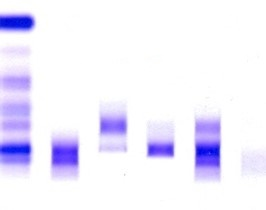
#> input picture old_ver/trainpics/l1.jpg, 266 x 210 px
$ python main.py   (older library calls are emulated)
#> lines starting #> are read from the running program, lines starting #| are printed output that depends on the picture; long printed decimals are rounded
# -*- coding: UTF-8 -*-
import numpy as np
import cv2
from matplotlib import pyplot as plt
from sklearn.mixture import BayesianGaussianMixture
from sklearn.mixture import GaussianMixture
import os,sys
import pickle

# [97 lines left out: functions decision_distance, showpic, save_in_train_all, generate_balance, train_svm, expert_label, not called in this run]

def mean(a,b):
    return (a+b)/2

def mean_generator():
    return 180+40*np.random.randn(3)

# [19 lines left out: functions weight_generator, cov_generatorn, cov_generatorgk, not called in this run]

def sample_generator():
    return int(11000+50*np.random.randn())

def toGM(x,components,means,covs,weights):
    ys=np.zeros((components,len(x)))
    for i in range(components):
        ys[i]=weights[i]/np.sqrt(2*np.pi*covs[i])*np.exp(-(x-means[i])**2/(2*covs[i]))
    return ys

# [28 lines left out: functions toimage, showgeneratedimg, not called in this run]

def tosample(dense):
    n=len(dense)
    sample=[]
    for i in range(n):
        for j in range (int(dense[i])):
            sample.append(i)
    return sample

def todensity(img):
    wi=img.shape[1]
    img=cv2.resize(img,(wi,300))
    img = cv2.fastNlMeansDenoising(img,None,20,7,21)
    #plt.imshow(img,cmap="gray")
    #plt.show()
    img2 = img[:,int(wi*0.25):int(wi*0.75)]
    dense=255-np.mean(img2,axis=1)
    dense[150]=dense[150]+1###BGM will not be able to calculate 0 sample situation
    dense[151]=dense[151]+1
    dense[152]=dense[152]+1
    #plt.plot(dense)
    #plt.show()
    return dense
"""
def finddense(path):
    img = cv2.imread(path,0)
    hi=img.shape[0]
    wi=img.shape[1]
    horizontalmean=np.mean(img,axis=1)
    verticalmean=np.mean(img,axis=0)
    hmeso=np.argsort(verticalmean)
    vmeso=np.argsort(horizontalmean)
    vbounds=[]
    for i in vmeso:
        if i>hi/10 and i<hi-hi/10:
            if len(vbounds)==0:
                vbounds.append(i)
            elif abs(vbounds[0]-i)>hi/10:
                vbounds.append(i)
            if len(vbounds)==2:
                break
    vbounds.sort()
    hbounds=[]
    for i in hmeso:
        if i>wi/30 and i<wi-wi/30:
            if len(hbounds)==0:
                hbounds.append(i)
            elif min(abs(hbounds-i))>wi/50:
                hbounds.append(i)
            if len(hbounds)==12:
                break
    hbounds.sort()
    denses=[]
    for i in range(6):
        denses.append(todensity(img[vbounds[0]:vbounds[1],hbounds[i*2]:hbounds[i*2+1]]))
    return denses,wi
"""
def finddensefromcut(path,cut_n):
#> called with path = 'trainpics/l1.jpg', cut_n = 6
    img = cv2.imread(path,0)
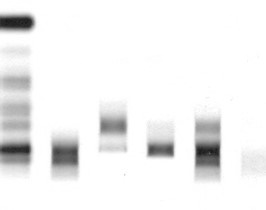
#> img: shape (210, 266); min 25, max 255, mean 240.3
    #hi=img.shape[0]
    wi=img.shape[1]
    hbounds=[]
    wiband=int(wi/cut_n)
    flag=0
    mi=int(wi/20)
    for i in range(cut_n):
        hbounds.append(flag+mi)
        flag+=wiband
        hbounds.append(flag-mi)
    denses=[]
    for i in range(cut_n):
        denses.append(todensity(img[:,hbounds[i*2]:hbounds[i*2+1]]))
#> after the loop, denses = 6 items
        #cv2.imshow("density",img[:,hbounds[i*2]:hbounds[i*2+1]])
        #cv2.waitKey(0)
    return denses,wi

def BGMreport(path,visualize=1,cut_n=6):
    t2=15
    t3=0.07
    n_components=3
    denses,_=finddensefromcut(path,cut_n)
#> denses = 6 items
    maxd=[]
    for dense in denses[(cut_n-5):]:
        maxd.append(max(dense))
#> this loop made 5 passes
#> after the loop, maxd = [167.6, 121.2, 161.4, 150.7, 11]
    lofd=len(denses[0])
#> lofd = 300
    samples=list()
    for i in range((cut_n-5),cut_n):#sampling for BGM
        samples.append(np.array(tosample(denses[i])).reshape(-1,1))
#> after the loop, samples = 5 items
    allmeans=[]
    allcovs=[]
    allweights=[]
    BGM45=np.zeros((45))
#> BGM45 = 45 values from 0 to 0
    for i in range(5):
        BGM=BayesianGaussianMixture(n_components=n_components,covariance_type='spherical',weight_concentration_prior=0.000000000001,max_iter=500)
        BGM.fit(samples[i])
        means=np.reshape(BGM.means_,(-1,))
        permu=np.argsort(means)
        means=means[permu]
        BGM45[i*9+3:i*9+6]=means
        allmeans.append(means)
        covs=BGM.covariances_
        covs=covs[permu]
        BGM45[i*9+6:i*9+9]=covs
        allcovs.append(covs)
        weights=BGM.weights_
        weights=weights[permu]
        BGM45[i*9:i*9+3]=weights*len(samples[i])
        allweights.append(weights)
#> this loop made 5 passes
#> (means, permu, covs, weights) on passes 1 to 5: ([217.8, 220, 241.6], [1, 0, 2], [252.3, 145.6, 94.23], [0.261, 0.625, 0.114]), ([161.3, 180.3, 208.7], [2, 1, 0], [116.3, 82.82, 41.77], [0.144, 0.712, 0.145]), ([100.7, 193, 213.2], [0, 2, 1], [1373.7, 149.7, 39.54], [0.00511, 0.214, 0.781]), ([184.5, 213.1, 230.1], [2, 1, 0], [143.5, 71.22, 178.1], [0.271, 0.288, 0.44]), ([179.4, 231.5, 232.2], [1, 2, 0], [1440, 198.7, 142.5], [0.0109, 2.28e-15, 0.989])
#> after the loop, BGM45 = 45 values, max 4051.2 at index 1, min 7.91e-13 at index 37, mean 653.4; allcovs = [[252.3, 145.6, 94.23], [116.3, 82.82, 41.77], [1373.7, 149.7, 39.54], [143.5, 71.22, 178.1], [1440, 198.7, 142.5]]; allmeans = [[217.8, 220, 241.6], [161.3, 180.3, 208.7], [100.7, 193, 213.2], [184.5, 213.1, 230.1], [179.4, 231.5, 232.2]]; allweights = [[0.261, 0.625, 0.114], [0.144, 0.712, 0.145], [0.00511, 0.214, 0.781], [0.271, 0.288, 0.44], [0.0109, 2.28e-15, 0.989]]
    if visualize==1:
        l=0
        for i in range(cut_n-5,cut_n):#visualization
            l+=1
            plt.subplot(2,n_components,l),plt.plot(denses[i])
            X=np.linspace(0,lofd,num=200,endpoint=False)
            Ys=toGM(X,n_components,allmeans[l-1],allcovs[l-1],allweights[l-1])
            for j in range(n_components):
                #plt.subplot(1,5,l),plt.plot([allmeans[l-1][j],allmeans[l-1][j]],[0,255])
                plt.subplot(2,n_components,l),plt.plot(X,len(samples[l-1])*Ys[j])
                #plt.subplot(2,n_components,l),plt.plot(X,Ys[j])
                plt.ylim(0,255)
#> after the loop, l = 5
        plt.show()
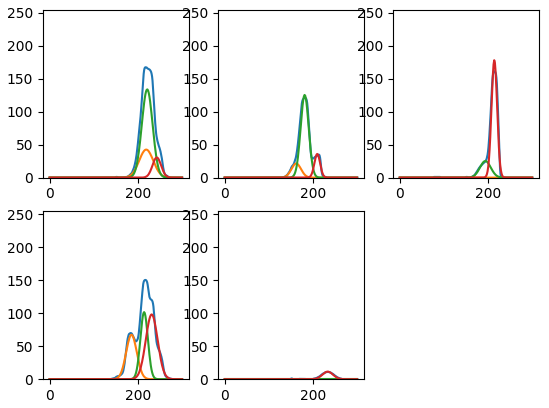
#> figure drawn by matplotlib, 5 panels; panel 1: curve peaks at x = 216, y = 167.6; panel 1: curve peaks at x = 217.5, y = 42.5; panel 1: curve peaks at x = 220.5, y = 133.8; panel 2: curve peaks at x = 181, y = 121.2
    ans=np.zeros((12,))
#> ans = [0, 0, 0, 0, 0, 0, 0, 0, 0, 0, 0, 0]
    pre=np.zeros((5,n_components))
#> pre = [[0, 0, 0], [0, 0, 0], [0, 0, 0], [0, 0, 0], [0, 0, 0]]
    for i in range(5):###preprocessing the data to avoid peak overlapping(far overlap and near overlap) influence: identify far/near overlap cases and suppress far overlap peaks, amplify near overlap peaks
        ###如果很理想的情况应该能把两个far overlap的peak合并成一个在中间mean的，但是现在可以先直接把两个抑制掉，毕竟就不太可能是单克隆峰了。far overlap也就是两个峰实际上在图里面是同一个，BGM将其拆分从而更好的拟合高斯模型，我们这里将其抑制因为能够拆分为两个峰的基本上cov都比较大，不尖。
        for j in range(n_components):
            for l in range(n_components):
                if j<l:
                    if allweights[i][j]/allweights[i][l]>3 or allweights[i][j]/allweights[i][l]<0.3333:#ignore when weight difference is too large
                        continue
                    if allcovs[i][j]/allweights[i][j]/allcovs[i][l]*allweights[i][l]/abs(allmeans[i][j]-allmeans[i][l])*mean(np.sqrt(allcovs[i][j]),np.sqrt(allcovs[i][l]))>2 or allcovs[i][l]/allweights[i][l]/allcovs[i][j]*allweights[i][j]/abs(allmeans[i][j]-allmeans[i][l])*mean(np.sqrt(allcovs[i][j]),np.sqrt(allcovs[i][l]))>2:#if the cov difference is large than it will be ignored from far overlap because there should be two peaks in the original density plot
                    #near overlap situation is when a sharp peak is on a mild one. it happens when monoclonal peak has a background polyclonal peak. here we amplify the sharp peaks' weight when their cov difference is large enough or their distance is close enough so that it will be detected as abnormal in the classification step
                        if abs(allmeans[i][j]-allmeans[i][l])<3.5*np.sqrt(max(allcovs[i][j],allcovs[i][l])):
                            neww=allweights[i][j]+allweights[i][l]
                            if allcovs[i][l]/allweights[i][l]/allcovs[i][j]*allweights[i][j]>1 and allweights[i][j]>0.15:
                                if allcovs[i][j]<400:
                                    allweights[i][j]=neww
                            else:
                                if allcovs[i][l]<400:
                                    allweights[i][l]=neww
                        continue
                    if allcovs[i][j]/allweights[i][j]/len(samples[i])<t3/2.5 or allcovs[i][l]/allweights[i][l]/len(samples[i])<t3/2.5:#if one of the considered peak has very small variance, then it should not be far overlap situation where the original peak is mild
                        continue
                    if allcovs[i][j]<70 or allcovs[i][l]<70:
                        continue
                    elif abs(allmeans[i][j]-allmeans[i][l])<3.5*np.sqrt(max(allcovs[i][j],allcovs[i][l])):#far overlap situation where there is only a mild peak in the original density plot, and GMM model break it down to two sharper peaks to fit the guassian curves more accurately. here we just suppress the peaks and thus we cannot determine the column is abnormal because of the two considered components
                        pre[i][j]=pre[i][l]=1
#> after the loop, allweights = [[0.261, 0.886, 0.114], [0.144, 0.712, 0.145], [0.00511, 0.214, 0.781], [0.271, 0.288, 0.44], [0.0109, 2.28e-15, 0.989]]; pre = [[1, 0, 1], [0, 0, 0], [0, 0, 0], [1, 1, 1], [0, 0, 0]]
    for i in [0,1,2]:
        for j in [3,4]:
            if maxd[i]<50 or maxd[j]<50:
                continue
            else:
                for k in range(len(allmeans[i])):
                    for l in range(len(allmeans[j])):
                        if pre[i][k]==1 or pre[j][l]==1:
                            continue
                        if abs(allmeans[i][k]-allmeans[j][l])>lofd/t2:
                            continue
                        else:
                            if allweights[i][k]<0.1 or allweights[j][l]<0.1:
                                continue
                            else:
                                if allcovs[i][k]/allweights[i][k]/len(samples[i])>t3 or allcovs[j][l]/allweights[j][l]/len(samples[j])>t3:###the t figure, represents the sharpness of the peak. just variance is not enough, we need to consider n_samples and weights too.
                                    continue
                                else:
                                    ans[i*2+j-2]=1
                                    ans[7+i]=1
                                    ans[7+j]=1
                                    ans[0]=1
    for i in range(5):
        for j in range(n_components):
            if pre[i][j]==1:
                continue
            if maxd[i]<80:
                continue
            elif allweights[i][j]<0.05:
                continue
            if allcovs[i][j]/allweights[i][j]/len(samples[i])>t3:###t-figure
                continue
            else:
                ans[7+i]=1
                ans[0]=1
#> after the loop, ans = [1, 0, 0, 0, 0, 0, 0, 1, 1, 1, 0, 0]
    return ans,BGM45
"""
def onepeakreport(path):
    t1=130
    t2=15
    i=0
    denses,_=finddensefromcut(path)
    tail=int(len(denses[0])/50)
    ders=[]
    ders1=[]
    for dense in denses:
        i+=1
        if max(dense)>50:
#做一个归一化，如果太小就根本不考虑
            dense=dense/max(dense)*255
        ders.append(cv2.Sobel(cv2.Sobel(dense,cv2.CV_64F,0,1,ksize=3),cv2.CV_64F,0,1,ksize=3))
#用二阶导来确定五个column有没有异常，一阶导来确定峰的位置，二阶导因为有双重性所以不能用来断定峰的位置
        ders1.append(cv2.Sobel(dense,cv2.CV_64F,0,1,ksize=3))
        #plt.subplot(2,3,i),plt.plot(ders1[i-1])
        plt.subplot(2,3,i),plt.plot(dense)
        plt.ylim(-255,255)
        plt.xlim(tail,len(dense)-tail)
    plt.show()
    peakpo=[]
    dermax=[]
    for der in ders[1:]:
        dernt=der[tail:len(dense)-tail]
        dermax.append((np.max(dernt)-np.min(dernt))/2)
    for der1 in ders1[1:]:
        dernt=der1[tail:len(dense)-tail]
        peakpo.append((np.argmax(dernt)+np.argmin(dernt))/2)
    abn2=[1 if x>t1 else 0 for x in dermax]
    abn1=[]
    pod=len(ders[0])/t2
    for i in [0,1,2]:
        for j in [3,4]:
            if abs(peakpo[i]-peakpo[j])<pod and dermax[i]>t1 and dermax[j]>t1:
                abn1.append(1)
            else:
                abn1.append(0)
    if max(abn2)==1:
        abn3=1
    else:
        abn3=0
    abn=[abn3]+abn1+abn2
    return abn
"""
# [56 lines left out: functions read_label, classify_folder, folder_to_data, not called in this run]

"""def folder_to_vae_data(path,pre,cut_n=6):
    i=0
    train=np.zeros((len(os.listdir(path)*5),300))
    label=np.zeros((len(os.listdir(path)*5)))
    for img in os.listdir(path):
        path1=os.path.join(path,img)
        ans=finddensefromcut(path1,cut_n)[0]
        ans1=BGMreport(path1,0,cut_n)
        for j in range(5):
            train[i*5+j]=ans[j+1]
            label[i*5+j]=ans1[0][7+j]
        i+=1
        if i%20==0:
            print(i)
    np.savetxt(pre+"train.csv",train,delimiter="\t",fmt="%.4f")
    np.savetxt(pre+"label.csv",label,delimiter="\t",fmt="%d")
    return 0"""

# [19 lines left out: function generate_pics, not called in this run]

gt=[[1,1,0,0,0,0,0,1,0,0,1,0],
[1,0,0,1,0,0,0,0,1,0,1,0],
[1,0,0,0,0,1,0,0,0,1,1,0],
[1,0,1,0,0,0,0,1,0,0,0,1],
[1,0,0,0,1,0,0,0,1,0,0,1],
[1,0,0,0,0,0,1,0,0,1,0,1],
[1,0,0,0,0,0,0,0,0,0,0,1],
[1,0,0,0,0,0,0,0,0,0,1,0],
[1,1,0,0,0,0,0,1,0,0,1,0],
[1,0,1,0,0,0,0,1,0,0,0,1],
[1,1,1,0,0,0,0,1,0,0,1,1],
[1,1,0,1,0,1,0,1,1,1,1,0],
[1,0,1,0,0,0,0,1,0,0,0,1],
[1,0,0,0,1,0,0,0,1,0,0,1],
[1,1,1,1,0,0,0,1,1,0,1,1],
[1,0,0,0,1,0,1,0,1,1,0,1],
[1,0,0,0,0,0,0,0,1,0,1,1]]

"""
generate_pics("generate_gkpics","generate_nopics",100)
folder_to_data("generate_gkpics","gk",5,)
folder_to_data("generate_nopics","no",5)
print(read_label("nolabels.csv",[0,0,0,0,0]))
"""
if __name__ == "__main__":
    #folder_to_vae_data("pics/trainpics","vae",6)
    ans=BGMreport("trainpics/l1.jpg",1,cut_n=6)
    print(ans[0])
#| [1. 0. 0. 0. 0. 0. 0. 1. 1. 1. 0. 0.]
    print(ans[1])
#| [1.69236132e+03 4.05117378e+03 7.42464895e+02 2.17766288e+02
#|  2.20009177e+02 2.41590578e+02 2.52284045e+02 1.45621193e+02
#|  9.42341890e+01 5.78763564e+02 2.86246619e+03 5.81770244e+02
#|  1.61276431e+02 1.80328973e+02 2.08665606e+02 1.16289420e+02
#|  8.28218217e+01 4.17719061e+01 1.84021040e+01 7.70572161e+02
#|  2.81002573e+03 1.00722097e+02 1.93022657e+02 2.13206708e+02
#> (further printed lines are left out)
"""
classify_folder("pics/trainpics","train",gt=gt,testflag=1,cut_n=6,numsort=0)"""

$ run again, with old_ver/trainpics/a.jpg copied over old_ver/trainpics/l1.jpg
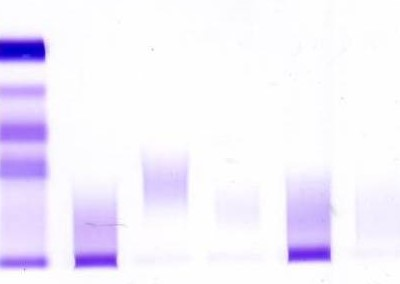
#> input picture old_ver/trainpics/a.jpg, 400 x 284 px
#> the loop in finddensefromcut, `for i in range(cut_n):` made 6 passes
#> pass 1, in todensity, `img=cv2.resize(img,(wi,300))`:
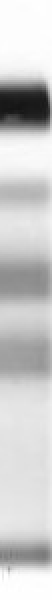
#> img: shape (300, 26) (shown 2 times larger); min 20, max 255, mean 202.6
#> pass 2, in todensity (call 2), `img=cv2.resize(img,(wi,300))`:
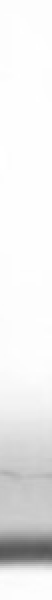
#> img: shape (300, 26) (shown 2 times larger); min 86, max 255, mean 236.2
#> after the loop in finddensefromcut, `for i in range(cut_n):`: denses = 6 items
#> the loop in BGMreport, `for dense in denses[(cut_n-5):]:` made 5 passes
#> after the loop in BGMreport, `for dense in denses[(cut_n-5):]:`: maxd = [161, 39.23, 11.31, 167.9, 12.23]
#> lofd = 300
#> after the loop in BGMreport, `for i in range((cut_n-5),cut_n):#sampling for BGM`: samples = 5 items
#> in BGMreport, `BGM45=np.zeros((45))`: BGM45 = 45 values from 0 to 0
#> the loop in BGMreport, `for i in range(5):` made 5 passes
#> (means, permu, covs, weights) on passes 1 to 5: ([119.4, 240, 273.9], [1, 2, 0], [5157, 458.7, 29.63], [0.0524, 0.568, 0.379]), ([73.11, 194.3, 268], [2, 1, 0], [2541.1, 321.3, 254.9], [0.0771, 0.844, 0.0785]), ([32.75, 139, 227.6], [0, 1, 2], [765.4, 1453.9, 892.7], [0.191, 0.149, 0.66]), ([76.22, 228.9, 267.7], [2, 1, 0], [2072.2, 541.5, 31.87], [0.0386, 0.561, 0.401]), ([93.62, 207.5, 234.4], [1, 2, 0], [3277.7, 4242.6, 684.5], [0.19, 1.03e-15, 0.81])
#> after the loop in BGMreport, `for i in range(5):`: BGM45 = 45 values, max 5157 at index 6, min 9.96e-13 at index 37, mean 904.5; allcovs = [[5157, 458.7, 29.63], [2541.1, 321.3, 254.9], [765.4, 1453.9, 892.7], [2072.2, 541.5, 31.87], [3277.7, 4242.6, 684.5]]; allmeans = [[119.4, 240, 273.9], [73.11, 194.3, 268], [32.75, 139, 227.6], [76.22, 228.9, 267.7], [93.62, 207.5, 234.4]]; allweights = [[0.0524, 0.568, 0.379], [0.0771, 0.844, 0.0785], [0.191, 0.149, 0.66], [0.0386, 0.561, 0.401], [0.19, 1.03e-15, 0.81]]
#> after the loop in BGMreport, `for i in range(cut_n-5,cut_n):#visualization`: l = 5
#> in BGMreport, `ans=np.zeros((12,))`: ans = [0, 0, 0, 0, 0, 0, 0, 0, 0, 0, 0, 0]
#> in BGMreport, `pre=np.zeros((5,n_components))`: pre = [[0, 0, 0], [0, 0, 0], [0, 0, 0], [0, 0, 0], [0, 0, 0]]
#> after the loop in BGMreport, `for i in range(5):###preprocessing the data to avoid peak overlapping(..`: allweights = [[0.0524, 0.568, 0.948], [0.0771, 0.844, 0.0785], [0.191, 0.149, 0.66], [0.0386, 0.561, 0.961], [0.19, 1.03e-15, 0.81]]; pre = [[0, 0, 0], [0, 0, 0], [1, 1, 0], [0, 0, 0], [0, 0, 0]]
#> after the loop in BGMreport, `for i in [0,1,2]:`: ans = [1, 1, 0, 0, 0, 0, 0, 1, 0, 0, 1, 0]
#| [1. 1. 0. 0. 0. 0. 0. 1. 0. 0. 1. 0.]
#| [2.90080333e+02 3.14778333e+03 2.09913633e+03 1.19442096e+02
#|  2.40015398e+02 2.73918827e+02 5.15704385e+03 4.58724428e+02
#|  2.96313205e+01 1.64280778e+02 1.79861746e+03 1.67101765e+02
#|  7.31058058e+01 1.94265180e+02 2.67976688e+02 2.54114306e+03
#|  3.21252014e+02 2.54901914e+02 1.56893617e+02 1.22651394e+02
#|  5.43454988e+02 3.27476521e+01 1.39006891e+02 2.27563746e+02
#> (further printed lines are left out)

$ run again, with old_ver/trainpics/b.jpg copied over old_ver/trainpics/l1.jpg
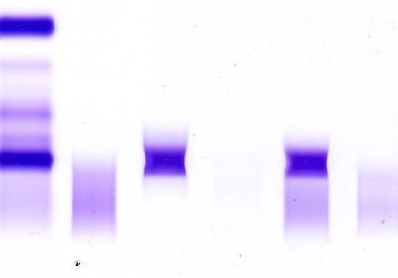
#> input picture old_ver/trainpics/b.jpg, 398 x 278 px
#> the loop in finddensefromcut, `for i in range(cut_n):` made 6 passes
#> pass 1, in todensity, `img=cv2.resize(img,(wi,300))`:
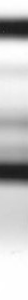
#> img: shape (300, 28); min 24, max 255, mean 199.1
#> pass 2, in todensity (call 2), `img=cv2.resize(img,(wi,300))`:
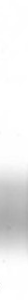
#> img: shape (300, 28); min 170, max 255, mean 238.4
#> after the loop in finddensefromcut, `for i in range(cut_n):`: denses = 6 items
#> the loop in BGMreport, `for dense in denses[(cut_n-5):]:` made 5 passes
#> after the loop in BGMreport, `for dense in denses[(cut_n-5):]:`: maxd = [78.14, 206.6, 6, 201.6, 35.07]
#> lofd = 300
#> after the loop in BGMreport, `for i in range((cut_n-5),cut_n):#sampling for BGM`: samples = 5 items
#> in BGMreport, `BGM45=np.zeros((45))`: BGM45 = 45 values from 0 to 0
#> the loop in BGMreport, `for i in range(5):` made 5 passes
#> (means, permu, covs, weights) on passes 1 to 5: ([170.5, 196, 227.2], [1, 0, 2], [7428, 263.5, 246.5], [0.0169, 0.463, 0.52]), ([156.4, 168.7, 174.4], [2, 1, 0], [5940.6, 228.5, 87.23], [0.0553, 0.433, 0.512]), ([74.34, 192.2, 264.6], [0, 1, 2], [2070.3, 664.4, 706.3], [0.266, 0.577, 0.157]), ([148.6, 175.3, 221.1], [2, 1, 0], [5763.1, 125.5, 370.7], [0.0573, 0.607, 0.336]), ([145.2, 193.5, 225.2], [1, 2, 0], [5338.2, 191.9, 261], [0.189, 0.267, 0.544])
#> after the loop in BGMreport, `for i in range(5):`: BGM45 = 45 values, max 7428 at index 6, min 74.34 at index 21, mean 1264.1; allcovs = [[7428, 263.5, 246.5], [5940.6, 228.5, 87.23], [2070.3, 664.4, 706.3], [5763.1, 125.5, 370.7], [5338.2, 191.9, 261]]; allmeans = [[170.5, 196, 227.2], [156.4, 168.7, 174.4], [74.34, 192.2, 264.6], [148.6, 175.3, 221.1], [145.2, 193.5, 225.2]]; allweights = [[0.0169, 0.463, 0.52], [0.0553, 0.433, 0.512], [0.266, 0.577, 0.157], [0.0573, 0.607, 0.336], [0.189, 0.267, 0.544]]
#> after the loop in BGMreport, `for i in range(cut_n-5,cut_n):#visualization`: l = 5
#> in BGMreport, `ans=np.zeros((12,))`: ans = [0, 0, 0, 0, 0, 0, 0, 0, 0, 0, 0, 0]
#> in BGMreport, `pre=np.zeros((5,n_components))`: pre = [[0, 0, 0], [0, 0, 0], [0, 0, 0], [0, 0, 0], [0, 0, 0]]
#> after the loop in BGMreport, `for i in range(5):###preprocessing the data to avoid peak overlapping(..`: allweights = [[0.0169, 0.463, 0.52], [0.0553, 0.433, 0.945], [0.266, 0.577, 0.157], [0.0573, 0.607, 0.336], [0.189, 0.456, 0.733]]; pre = [[0, 1, 1], [0, 0, 0], [0, 0, 0], [0, 0, 0], [0, 1, 1]]
#> after the loop in BGMreport, `for i in [0,1,2]:`: ans = [1, 0, 0, 1, 0, 0, 0, 0, 1, 0, 1, 0]
#| [1. 0. 0. 1. 0. 0. 0. 0. 1. 0. 1. 0.]
#| [  82.666 2264.514 2540.821   170.466  195.967
#|   227.247 7428.031  263.459  246.479  383.883
#|  3003.553  3550.564  156.396  168.723  174.409
#|  5940.576  228.483   87.230  149.970   325.336
#|    88.694   74.339  192.222  264.646 2070.276
#|   664.369  706.273  559.593 5923.300 3279.107
#> (further printed lines are left out)
